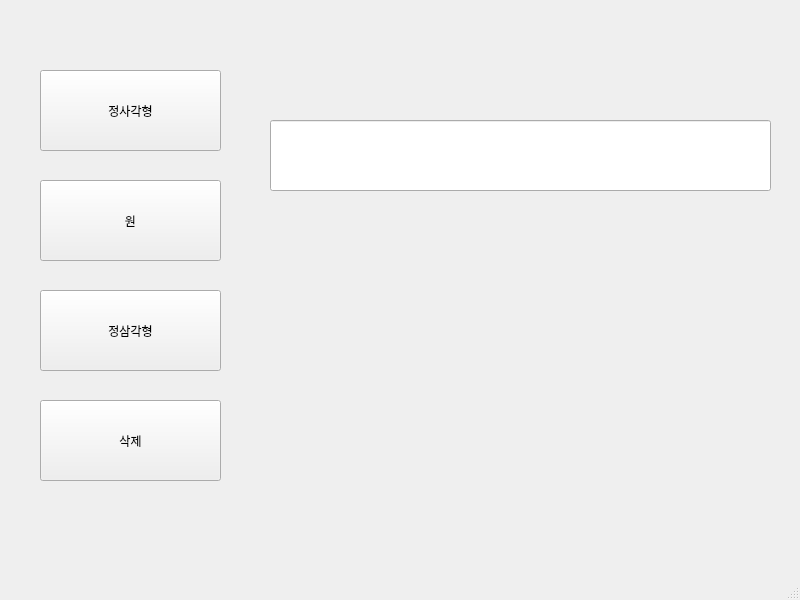
<?xml version="1.0" encoding="UTF-8"?>
<ui version="4.0">
 <class>MainWindow</class>
 <widget class="QMainWindow" name="MainWindow">
  <property name="geometry">
   <rect>
    <x>0</x>
    <y>0</y>
    <width>800</width>
    <height>600</height>
   </rect>
  </property>
  <property name="windowTitle">
   <string>MainWindow</string>
  </property>
  <widget class="QWidget" name="centralwidget">
   <widget class="QPushButton" name="drawSquare">
    <property name="geometry">
     <rect>
      <x>40</x>
      <y>70</y>
      <width>181</width>
      <height>81</height>
     </rect>
    </property>
    <property name="text">
     <string>정사각형</string>
    </property>
   </widget>
   <widget class="QPushButton" name="drawCircle">
    <property name="geometry">
     <rect>
      <x>40</x>
      <y>180</y>
      <width>181</width>
      <height>81</height>
     </rect>
    </property>
    <property name="text">
     <string>원</string>
    </property>
   </widget>
   <widget class="QPushButton" name="drawTriangle">
    <property name="geometry">
     <rect>
      <x>40</x>
      <y>290</y>
      <width>181</width>
      <height>81</height>
     </rect>
    </property>
    <property name="text">
     <string>정삼각형</string>
    </property>
   </widget>
   <widget class="QPushButton" name="Delete">
    <property name="geometry">
     <rect>
      <x>40</x>
      <y>400</y>
      <width>181</width>
      <height>81</height>
     </rect>
    </property>
    <property name="text">
     <string>삭제</string>
    </property>
   </widget>
   <widget class="QLineEdit" name="lineEdit">
    <property name="geometry">
     <rect>
      <x>270</x>
      <y>120</y>
      <width>501</width>
      <height>71</height>
     </rect>
    </property>
   </widget>
  </widget>
  <widget class="QMenuBar" name="menubar">
   <property name="geometry">
    <rect>
     <x>0</x>
     <y>0</y>
     <width>800</width>
     <height>22</height>
    </rect>
   </property>
  </widget>
  <widget class="QStatusBar" name="statusbar"/>
 </widget>
 <resources/>
 <connections/>
</ui>
